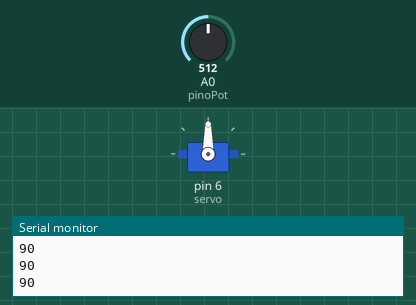
Simulated run of this sketch. Board: Arduino Uno, built with avr-gcc and run on an emulated ATmega328P. Shown: servo, the last lines printed to the serial monitor. Inputs (shaded band) come from the test bench; at power-on: A0 (pinoPot) = 512.

Above: at 1.2 s.
1.3 s: A0 (pinoPot) set to 716
At 1.6 s:
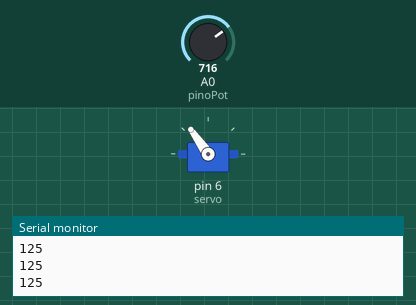
2.8 s: A0 (pinoPot) set to 900
At 3.1 s:
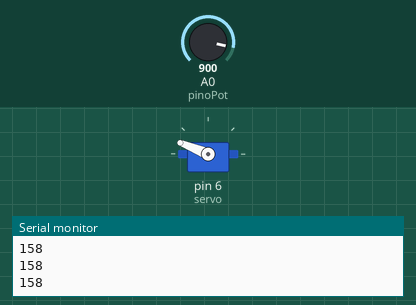
4.3 s: A0 (pinoPot) set to 1023
At 5.2 s:
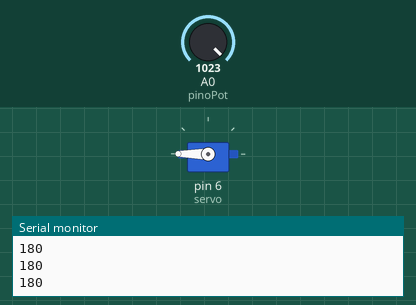
5.8 s: A0 (pinoPot) set to 306
At 6.1 s:
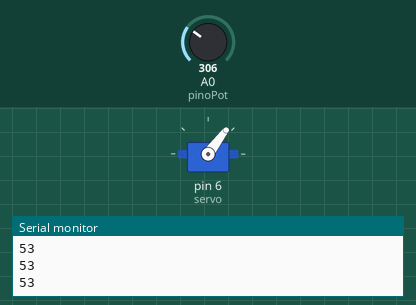
7.3 s: A0 (pinoPot) set to 122
At 8.5 s:
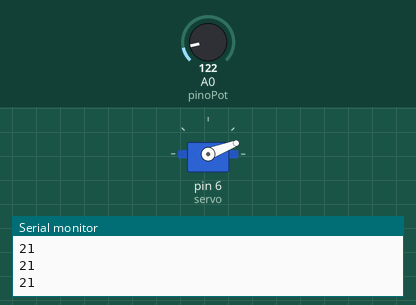
8.8 s: A0 (pinoPot) set to 0
At 10.0 s:
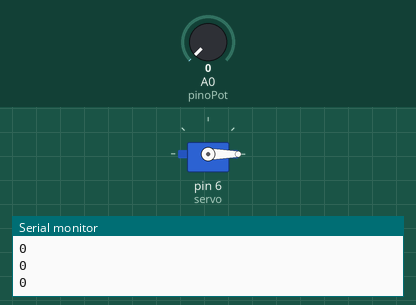
Timing chart, 0 to 11.3 s (numbered marks = the images above; inputs shaded):
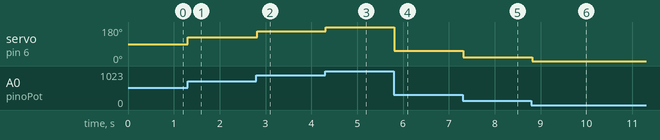

The sketch:

PWM_servo.ino
```cpp
#include <Servo.h>

Servo servo;
int pinoPot = A0;
int valor = 0;

void setup() {
  Serial.begin(9600);
  servo.attach(6);
}

void loop() {
  valor = analogRead(pinoPot);
  valor = map(valor, 0, 1023, 0 , 180);
  Serial.println(valor);
  servo.write(valor);
  delay(15);
}
```

Measured:
- after the input at 1.3 s, servo on pin 6 (servo): 90° → 125° at once
- after the input at 2.8 s, servo on pin 6 (servo): 125° → 158° at once
- after the input at 4.3 s, servo on pin 6 (servo): 158° → 180° at once
- after the input at 5.8 s, servo on pin 6 (servo): 180° → 53° at once
- after the input at 7.3 s, servo on pin 6 (servo): 53° → 21° at once
- after the input at 8.8 s, servo on pin 6 (servo): 21° → 0° at once
